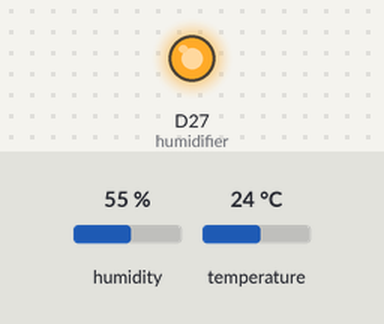
Simulated run of this program. Board: CircuitPython board. Parts: output pins drawn as LEDs (lit = HIGH). The inputs (shaded band) are chosen by the test bench; at power-on: humidity 55 %, temperature 24 °C. What the program prints to the serial console is not drawn. At 11.8 s the program ends and the board releases its pins; the recording ends there.

Above: at 0.3 s.
At 0.8 s:
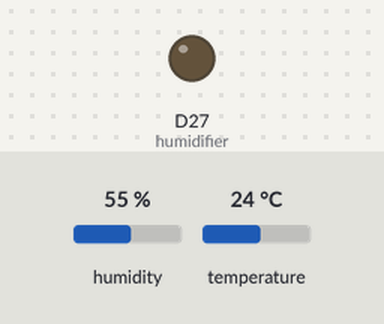
Timing chart, 0 to 11.8 s (numbered marks = the images above):
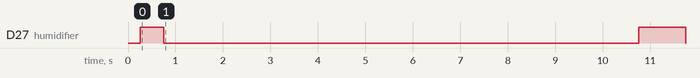

The program:

practice.py
```python
# using circuit python
# pip install adafruit-blinka
# sudo pip3 install adafruit_circuitpython-dht
# do not directly pip install board directly (the board module is different than what we need in circuit python) (board already present in adafruit-blinka)
# install
import time
import board
import digitalio
import adafruit_dht

# Sensor data pin is connected to GPIO 4
print(adafruit_dht.DHT11)
sensor = adafruit_dht.DHT11(board.D4)
humidifier = digitalio.DigitalInOut(board.D27)
humidifier.direction = digitalio.Direction.OUTPUT

def press_button():
    # this is the equivalent of pressing the button for ~.5 seconds
    humidifier.value = True
    time.sleep(.5)
    humidifier.value = False

def turn_on():
    # this is the equivalent of pressing the button once
    press_button()

def turn_off():
    # this is the equivalent of pressing the button twice
    press_button()
    press_button()

max_attempts = 3
attempts = 0

while attempts < max_attempts:
    try:
        # Print the values to the serial port
        temperature_c = sensor.temperature
        temperature_f = temperature_c * (9 / 5) + 32
        humidity = sensor.humidity
        print("Temp={0:0.1f}ºC, Temp={1:0.1f}ºF, Humidity={2:0.1f}%".format(temperature_c, temperature_f, humidity))
        if humidity is not None:
            if humidity < 70:
                print("humidity is less than 70")
                turn_on()
                time.sleep(10)  # Keep humidifier on for 10 seconds
                turn_off()
            break
        else:
            print("Failed to read humidity")
    except adafruit_dht.DHTError as e:
        print("Error reading DHT sensor:", e)
    except OverflowError:
        print("Error: Humidity value out of range")
    except RuntimeError as error:
        # Errors happen fairly often, DHT's are hard to read, just keep going
        print(error.args[0])
    except Exception as e:
        print("Unexpected error:", e)
    attempts += 1
    time.sleep(2.0)

if attempts == max_attempts:
    print("Failed to get humidity after {} attempts".format(max_attempts))
```

Measured:
- by itself, D27 (humidifier): LOW → HIGH at 0.25 s, → LOW 0.50 s later, → HIGH 10.0 s later, → LOW 1.0 s later
